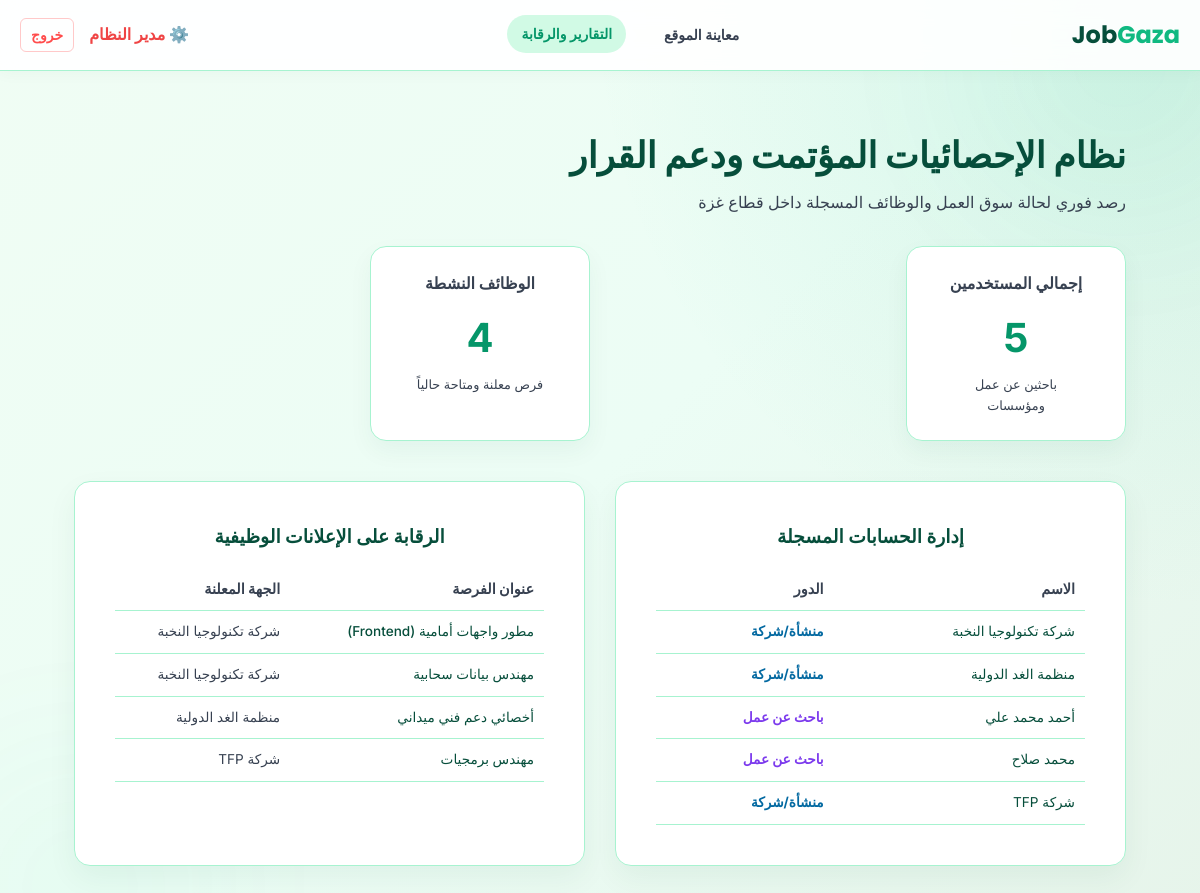
Screenshot of /dashboard/admin (signed in) with the database file from the repository.
### tables this page shows
CREATE TABLE users (
        id INTEGER PRIMARY KEY AUTOINCREMENT,
        name TEXT NOT NULL,
        email TEXT UNIQUE NOT NULL,
        password TEXT NOT NULL,
        role TEXT NOT NULL -- 'seeker', 'employer', 'admin'
    );

CREATE TABLE jobs (
        id INTEGER PRIMARY KEY AUTOINCREMENT,
        user_id INTEGER NOT NULL, -- معرف الشركة من جدول users
        title TEXT NOT NULL,
        company_name TEXT NOT NULL,
        job_type TEXT NOT NULL, -- 'full_time', 'part_time', 'remote', etc.
        description TEXT NOT NULL,
        requirements TEXT NOT NULL,
        created_at TIMESTAMP DEFAULT CURRENT_TIMESTAMP,
        FOREIGN KEY (user_id) REFERENCES users (id) ON DELETE CASCADE
    );

### app.py (the view)
@app.route('/dashboard/admin')
def admin_dashboard():
    if 'user_id' not in session or session['user_role'] != 'admin':
        flash('صلاحية مرفوضة! تحتاج لحساب مدير نظام لتصفح هذه الصفحة.', 'danger')
        return redirect(url_for('index'))
    conn = get_db_connection()
    all_users = conn.execute("SELECT id, name, email, role FROM users WHERE role != 'admin'").fetchall()
    all_jobs = conn.execute("SELECT id, title, company_name FROM jobs").fetchall()
    conn.close()
    return render_template('admin_dashboard.html', users=all_users, jobs=all_jobs)

### app.py (called while the page is built)
def get_db_connection():
    conn = sqlite3.connect('database.db')
    conn.row_factory = sqlite3.Row
    conn.execute("PRAGMA foreign_keys = ON")
    return conn

### templates/admin_dashboard.html (shortened to what this page needs)
<!DOCTYPE html>
<html lang="ar" dir="rtl">
<head>
    <link rel="stylesheet" href="{{ url_for('static', filename='style.css') }}?v=2">
</head>
<body>
    <header class="navbar">
        <div class="nav-container" style="display: flex; justify-content: space-between; align-items: center; width: 100%; max-width: 1200px; margin: 0 auto; padding: 0 20px;">
            <div class="logo">Job<span>Gaza</span></div>
            <nav class="nav-links">
                <a href="{{ url_for('index') }}" class="nav-link">معاينة الموقع</a>
                <a href="{{ url_for('admin_dashboard') }}" class="nav-link active">التقارير والرقابة</a>
            </nav>
            <div class="nav-actions">
                <span style="color: #ef4444; font-weight: bold;">⚙️ مدير النظام</span>
                <a href="{{ url_for('logout') }}" class="btn-ghost" style="color: #ff4d4d; text-decoration: none; font-weight: bold; padding: 5px 10px; border: 1px solid rgba(255,77,77,0.3); border-radius: 6px;">خروج</a>
            </div>
        </div>
    </header>
    <main class="page-main">
        <div class="container" style="max-width: 1100px;">
            <h2 class="page-title" style="text-align: right; margin-bottom: 5px;">نظام الإحصائيات المؤتمت ودعم القرار</h2>
            <p style="color: var(--color-text-secondary); margin-bottom: 30px; text-align: right;">رصد فوري لحالة سوق العمل والوظائف المسجلة داخل قطاع غزة</p>
            <div style="display: grid; grid-template-columns: repeat(auto-fit, minmax(220px, 1fr)); gap: 20px; margin-bottom: 40px;">
                <div class="card" style="text-align: center;">
                    <h4 style="color: var(--color-text-secondary); margin-bottom: 10px;">إجمالي المستخدمين</h4>
                    <span style="font-size: 2.5rem; font-weight: bold; color: var(--color-primary-dark);">{{ users|length }}</span>
                    <p style="font-size: 0.8rem; color: var(--color-text-secondary); margin-top: 5px;">باحثين عن عمل ومؤسسات</p>
                </div>
                <div class="card" style="text-align: center;">
                    <h4 style="color: var(--color-text-secondary); margin-bottom: 10px;">الوظائف النشطة</h4>
                    <span style="font-size: 2.5rem; font-weight: bold; color: var(--color-primary-dark);">{{ jobs|length }}</span>
                    <p style="font-size: 0.8rem; color: var(--color-text-secondary); margin-top: 5px;">فرص معلنة ومتاحة حالياً</p>
                </div>
            </div>
            <div class="admin-grid" style="display: grid; grid-template-columns: 1fr 1fr; gap: 30px; margin-top: 20px;">
                <div class="auth-card">
                    <h3 style="margin-bottom: 15px; color: var(--color-text-primary);">إدارة الحسابات المسجلة</h3>
                    <table style="width: 100%; border-collapse: collapse; text-align: right;">
                        <thead>
                            <tr style="border-bottom: 1px solid var(--color-border); color: var(--color-text-secondary); font-size: 0.9rem;">
                                <th style="padding: 10px;">الاسم</th>
                                <th style="padding: 10px;">الدور</th>
                            </tr>
                        </thead>
                        <tbody>
                            {% for user in users %}
                            <tr style="border-bottom: 1px solid var(--color-border); font-size: 0.85rem;">
                                <td style="padding: 10px; color: var(--color-text-primary);">{{ user['name'] }}</td>
                                <td style="padding: 10px;">
                                    <span style="color: {% if user['role'] == 'employer' %}#0369a1{% else %}#7c3aed{% endif %}; font-weight: bold;">
                                        {% if user['role'] == 'employer' %}منشأة/شركة{% else %}باحث عن عمل{% endif %}
                                    </span>
                                </td>
                            </tr>
                            {% endfor %}
                        </tbody>
                    </table>
                </div>
                <div class="auth-card">
                    <h3 style="margin-bottom: 15px; color: var(--color-text-primary);">الرقابة على الإعلانات الوظيفية</h3>
                    <table style="width: 100%; border-collapse: collapse; text-align: right;">
                        <thead>
                            <tr style="border-bottom: 1px solid var(--color-border); color: var(--color-text-secondary); font-size: 0.9rem;">
                                <th style="padding: 10px;">عنوان الفرصة</th>
                                <th style="padding: 10px;">الجهة المعلنة</th>
                            </tr>
                        </thead>
                        <tbody>
                            {% for job in jobs %}
                            <tr style="border-bottom: 1px solid var(--color-border); font-size: 0.85rem;">
                                <td style="padding: 10px; color: var(--color-text-primary); font-weight: 500;">{{ job['title'] }}</td>
                                <td style="padding: 10px; color: var(--color-text-secondary);">{{ job['company_name'] }}</td>
                            </tr>
                            {% endfor %}
                        </tbody>
                    </table>
                </div>
            </div>
        </div>
    </main>
</body>
</html>

### static/style.css (style rules this page uses)
:root { --color-bg: #f0fdf4; --color-bg-card: #ffffff; --color-primary: #10b981; --color-primary-dark: #059669; --color-secondary: #047857; --color-active: #10b981; --color-text-primary: #064e3b; --color-text-secondary: #374151; --color-border: #a7f3d0; --color-surface: rgba(255, 255, 255, 0.95); --base-spacing: 8px; --shadow-soft: 0 10px 25px rgba(6, 78, 59, 0.05); }
* { box-sizing: border-box; margin: 0; padding: 0; }
body { background: radial-gradient(circle at top right, rgba(16, 185, 129, 0.12), transparent 40%), linear-gradient(135deg, #f0fdf4 0%, #ecfdf5 50%, #e6f4ea 100%); color: var(--color-text-primary); font-family: 'Inter', sans-serif; min-height: 100.0vh; overflow-x: hidden; line-height: 1.6; scroll-behavior: smooth; position: relative; }
body::before, body::after { content: ''; position: fixed; inset: auto; border-radius: 50%; filter: blur(90px); pointer-events: none; opacity: 0.25; z-index: -1; }
body::before { width: 280px; height: 280px; background: rgba(16, 185, 129, 0.25); top: -80px; right: -60px; }
body::after { width: 240px; height: 240px; background: rgba(52, 211, 153, 0.2); bottom: -60px; left: -40px; }
* { transition: background-color 0.2s ease, border-color 0.2s ease, color 0.2s ease, box-shadow 0.2s ease; }
a { color: inherit; }
.navbar { border-bottom: 1.0px solid var(--color-border); padding: calc(var(--base-spacing) * 2) 0; position: sticky; top: 0; background-color: rgba(255, 255, 255, 0.92); backdrop-filter: blur(12.0px); box-shadow: 0 2px 15px rgba(6, 78, 59, 0.04); z-index: 100; }
.nav-container { max-width: 1200px; margin: 0 auto; display: flex; justify-content: space-between; align-items: center; padding: 0 calc(var(--base-spacing) * 3); }
.navbar .nav-container { display: flex; justify-content: space-between; align-items: center; width: 100%; padding: 0 20px; }
.navbar .nav-actions { display: flex; align-items: center; gap: 15px; min-width: max-content; white-space: nowrap; }
.logo { font-family: 'Poppins', sans-serif; font-size: 24px; font-weight: 700; color: var(--color-text-primary); }
.logo span { color: var(--color-primary); }
.nav-links { display: flex; gap: calc(var(--base-spacing) * 3); }
.nav-actions { display: flex; gap: calc(var(--base-spacing) * 1.5); align-items: center; }
.nav-link { color: var(--color-text-secondary); text-decoration: none; font-size: 14px; font-weight: 600; padding: 8px 14px; border-radius: 999px; transition: background-color 0.2s ease, color 0.2s ease, transform 0.2s ease; }
.nav-link:hover, .nav-link.active { color: var(--color-primary-dark); background: #d1fae5; transform: translateY(-1px); }
.btn-ghost { background: transparent; color: var(--color-text-primary); border: 1px solid var(--color-border); padding: 8px 16px; border-radius: 999px; font-size: 14px; font-weight: 600; cursor: pointer; transition: background 0.2s ease, border-color 0.2s ease, transform 0.2s ease; }
.card { background-color: var(--color-bg-card); border-radius: 16px; padding: calc(var(--base-spacing) * 3) calc(var(--base-spacing) * 5); min-width: 180px; flex: 1; max-width: 220px; text-align: center; border: 1px solid var(--color-border); box-shadow: var(--shadow-soft); transition: transform 0.3s ease, border-color 0.3s ease, box-shadow 0.3s ease; }
.card p { font-size: 14px; color: var(--color-text-secondary); }
.auth-card { background-color: var(--color-bg-card); border-radius: 16px; padding: calc(var(--base-spacing) * 5); border: 1px solid var(--color-border); box-shadow: 0 12px 30px rgba(6, 78, 59, 0.06); }
.page-main { padding: 56px 0 80px; text-align: center; }
.container { max-width: 1100px; margin: 0 auto; padding: 0 calc(var(--base-spacing) * 3); }
.page-title { font-family: 'Poppins', sans-serif; font-size: clamp(1.8rem, 3vw, 2.5rem); font-weight: 700; color: var(--color-text-primary); margin-bottom: 8px; }

### rows the page displays
users: name "شركة تكنولوجيا النخبة", role "منشأة/شركة"
users: name "منظمة الغد الدولية", role "منشأة/شركة"
users: name "أحمد محمد علي", role "باحث عن عمل"
users: name "محمد صلاح", role "باحث عن عمل"
users: name "شركة TFP", role "منشأة/شركة"
jobs: title "مطور واجهات أمامية (Frontend)", company_name "شركة تكنولوجيا النخبة"
jobs: title "مهندس بيانات سحابية", company_name "شركة تكنولوجيا النخبة"
jobs: title "أخصائي دعم فني ميداني", company_name "منظمة الغد الدولية"
jobs: title "مهندس برمجيات", company_name "شركة TFP"

### other values shown
{{ users|length }} "5"
{{ jobs|length }} "4"
